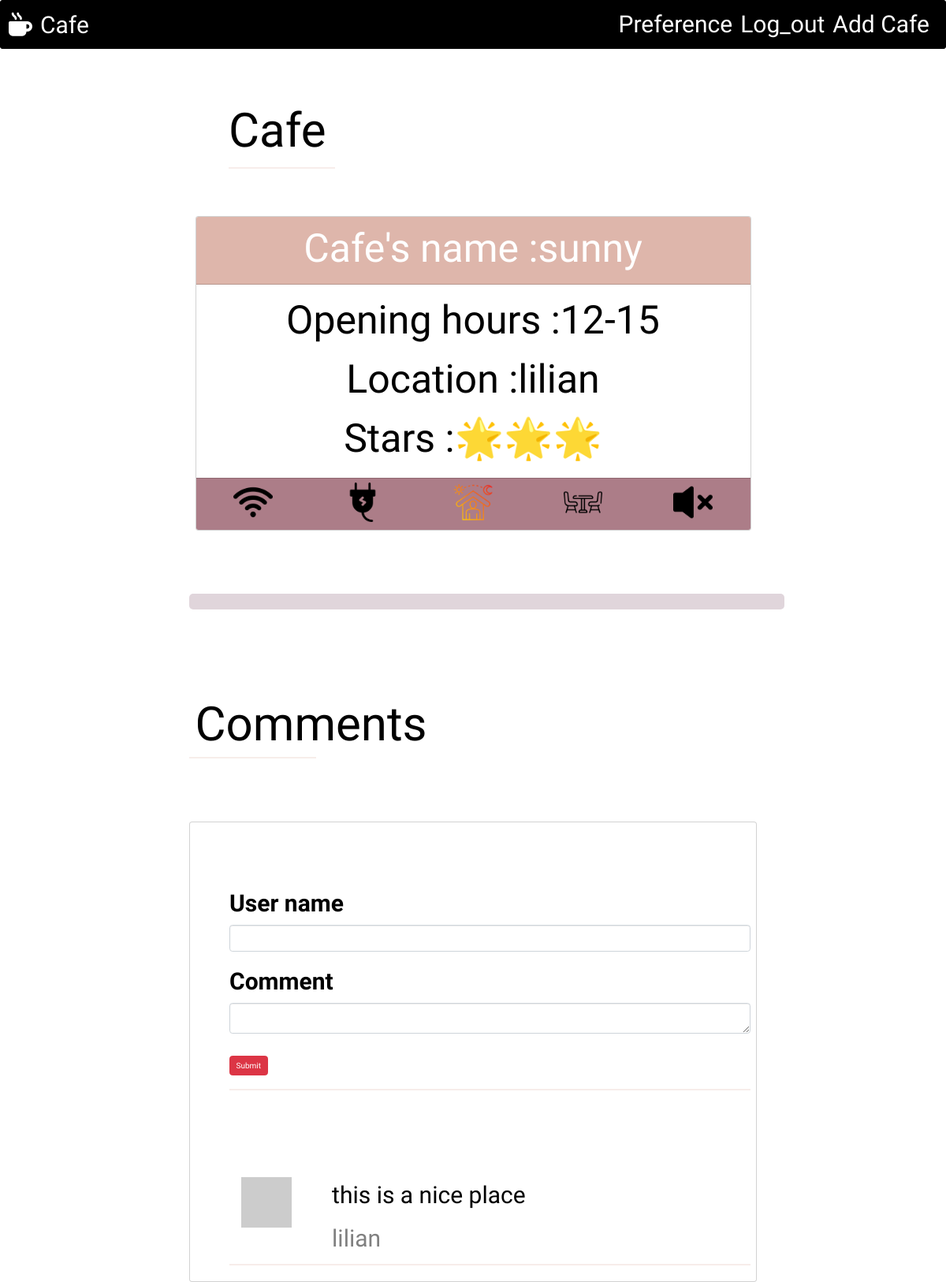
The app's page /post/2 (signed in) with its own data.
### main.py (models this page shows)
class post(db.Model):
    __tablename__ = 'all_posts'
    id = db.Column(db.Integer,primary_key = True)
    user_id = db.Column(db.Integer, db.ForeignKey('all_users.id'))
    name = db.Column(db.String(1000),nullable=True)
    location = db.Column(db.String(1000),nullable=True)
    stars = db.Column(db.String(1000))
    opening_hours = db.Column(db.String(1000),nullable=True)
    wifi = db.Column(db.String)
    sockets = db.Column(db.String)
    long_stay = db.Column(db.String)
    tables = db.Column(db.String)
    quiet = db.Column(db.String)
    coffee = db.Column(db.String)
    food = db.Column(db.String)
    alcohol = db.Column(db.String)
    restroom = db.Column(db.String)
    parking = db.Column(db.String)
    posts_count = db.Column(db.Integer)
    user_post = relationship('users',back_populates='posts')
    comment_post = relationship('comment',back_populates='blog')

class comment(db.Model):
    __tablename__ = 'all_comments'
    id = db.Column(db.Integer,primary_key=True)
    user_id = db.Column(db.Integer,db.ForeignKey('all_users.id'))
    post_id = db.Column(db.Integer,db.ForeignKey('all_posts.id'))
    user_name = db.Column(db.String(1000),nullable=True)
    comment = db.Column(db.String(1000),nullable=True)
    user = relationship('users',back_populates='comments')
    blog = relationship('post',back_populates='comment_post')

### main.py (the view)
@app.route('/post/<cafe_>',methods=['POST','GET'])
def post_cafe(cafe_):
    form  = comment_form()
    comments = db.session.query(comment).all()
    if form.validate_on_submit() and current_user.is_authenticated:
        new_comment = comment(user_name=form.data.get('user_name'),comment=form.data.get('user_comment'),user=current_user,blog=post.query.get(int(cafe_)))
        db.session.add(new_comment)
        db.session.commit()
        return redirect(url_for('post_cafe',cafe_=cafe_))
    elif form.validate_on_submit():
        flash("you should log in to leave a comment.")
        return redirect(url_for('login',key='log_in'))
    return render_template('post.html',cafe=post.query.get(int(cafe_)),user=current_user.is_authenticated,form=form,comments=comments)

### main.py
class comment_form(FlaskForm):
    user_name = StringField(label='User name',validators=[validators.DataRequired()])
    user_comment = TextAreaField(label='Comment',validators=[validators.DataRequired()])
    submit = SubmitField(label='Submit')

### main.py (called while the page is built)
@login_manager.user_loader
def load_user(user_id):
    return users.query.get(int(user_id))

### templates/post.html (shortened to what this page needs)
{% extends 'bootstrap/base.html' %}
{% import 'bootstrap/wtf.html' as wtf%}
{% block content %}
{% include 'base.html' %}
 <nav class="navbar text-white navbar-expand-lg fixed-top" style="font-family: 'Amatic SC', cursive;font-size:30px;background:black">
        <a class="navbar-brand text-white" style="font-size:30px;padding:10px;" href="{{url_for('home')}}"><i style="padding-right:10px;" class="fa-solid fa-mug-hot"></i>Cafe</a>
        <div class="collapse navbar-collapse" id="menu">
            <ul class="navbar-nav ms-auto">
                <li class="nav-item"><a class="nav-link text-white" href="{{url_for('home',_anchor='preference')}}">Preference</a></li>
                {% if (user): %}
                <li class="nav-item"><a class="nav-link text-white" href="{{url_for('logout')}}">Log_out</a></li>
                <li class="nav-item"><a class="nav-link text-white" href="{{url_for('add')}}">Add Cafe</a></li>
                {% else :%}
                    <li class="nav-item"><a class="nav-link text-white" href="{{url_for('login',key='register')}}">Register</a></li>
                    <li class="nav-item"><a class="nav-link text-white" href="{{url_for('login',key='log_in')}}">Login</a></li>
                {% endif %}
            </ul>
        </div>
        </nav>
<div class="container" style="width:60%;margin-top:50px;">
    <div class="row" style="color:white;">
        <div style="padding-top:80px;padding-left:50px;color:black">
        <h1 style="color:black;font-family: 'Amatic SC', cursive;font-size:60px;">Cafe</h1>
        <hr style="border: 1px solid #DEB6AB;width:20%">
        </div>
        <div  style="margin: 0 auto">
            <div class='card' style="margin-top:50px;text-align:center;font-family: 'Amatic SC', cursive;color:black;">
                 <div class="card-header text-white" style="background:#DEB6AB;"><h1 style="line-height:70px;font-size:50px;">Cafe's name :{{cafe.name}}</h1></div>
                 <div class="card-body" style="background:#fff;">
                    <h1 style="line-height:70px;font-size:50px;">Opening hours :{{cafe.opening_hours }}</h1>
                    <h1 style="font-size:50px;line-height:70px;">Location :{{cafe.location}} </h1>
                    <h1 style="font-size:50px;line-height:70px;">Stars :{{cafe.stars }}</h1>
                </div>
                <div class="card-footer" style="background:#AC7D88;">
                    <div class="row">
                        {% if cafe.wifi == 'yes' :%}
                        <h3 class="col"><img style="width:40%;;" src="../static/img/wifi.png"></h3>
                        {% endif %}
                        {% if cafe.sockets == 'yes' :%}
                            <h3 class='col'><img style="width:40%;;" src="../static/img/power-plug.png"></h3>
                        {% endif %}
                        {% if cafe.long_stay == 'yes' :%}
                            <h3 class='col'><img style="width:40%;;" src="../static/img/long_stay.png"></h3>
                        {% endif %}
                        {% if cafe.tables == 'yes' :%}
                            <h3 class='col'><img style="width:40%;;" src="../static/img/chair.png"></h3>
                        {% endif %}
                        {% if cafe.quiet == 'yes' :%}
                            <h3 class='col'><img style="width:40%;;" src="../static/img/mute-speaker.png"></h3>
                        {% endif %}
                    </div>
                    </div>
                </div>
        </div>
        <hr style="color:;margin-top:80px; border: 10px solid #85586F;border-radius: 5px;">
        <h1 style="color:black;margin-top:100px;font-family: 'Amatic SC', cursive;font-size:60px">Comments</h1>
        <hr style="border: 1px solid #DEB6AB;width:20%;margin-bottom:80px;">
        <div class="col-lg-12 card" style="padding-top:80px;padding-left:50px;color:black;font-size:30px;font-family: 'Amatic SC', cursive;">
            {{wtf.quick_form(form,novalidate=True,button_map={"submit": "danger"})}}
            <hr style="border: 1px solid #DEB6AB">
            <div class="row" style="margin-top:100px;">
             <ul class="commentList">
                 {% if user and comments: %}
                  {% for comment in comments: %}
                <li style="list-style-type:None;">
                    <div class="col-lg-2 col-md-2 col-sm-4" >
                      <img style="width:80%;float:left;" src="{{ comment.user.user | gravatar }}"/>
                    </div>
                    <div class="col-lg-10 col-md-10 col-sm-8" style="display:inline-block;padding-left:20px;">
                        <p style="">{{comment.comment|safe}}</p>
                        <p style="color:grey">{{comment.user_name}}</p>
                    </div>
                    <hr style="border: 1px solid #DEB6AB;">
                </li>
                  {% endfor %}
                 {% endif %}
              </ul>
            </div>
        </div>
    </div>
</div>
{% endblock %}

### records on screen
post: name "sunny", opening_hours "12-15", location "lilian", stars "🌟🌟🌟"
comment: comment "this is a nice place", user_name "lilian"
